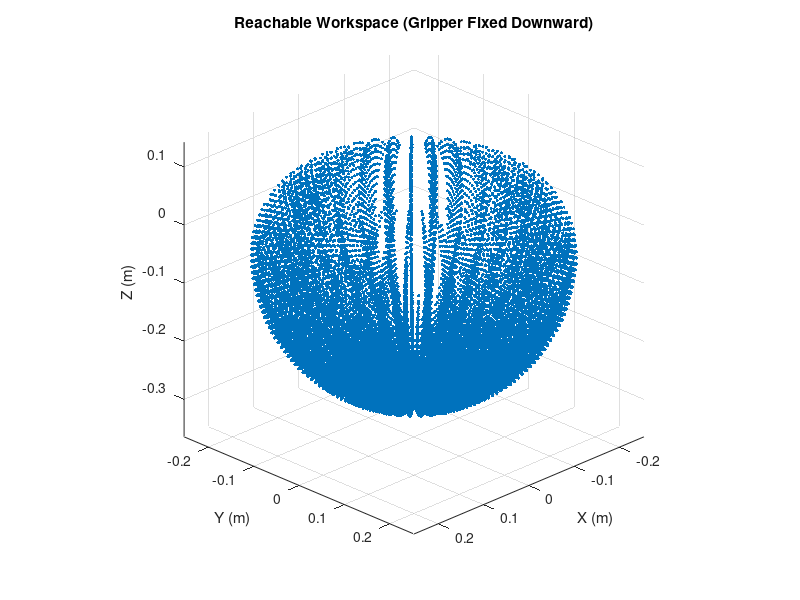
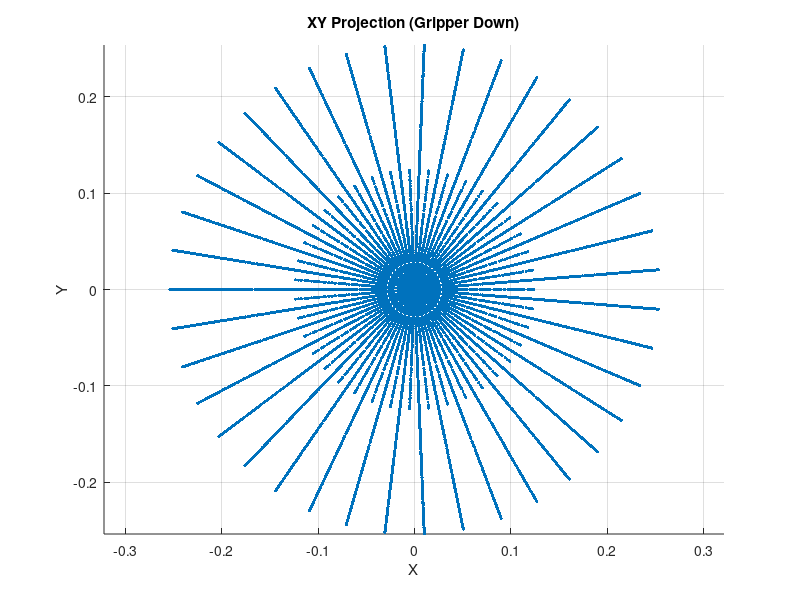

These figures' MATLAB source, in order:
clear; clc; close all;

%% Robot link lengths (OpenManipulator approx)
L1 = 0.077;   % base height
L2 = 0.130;   % link 2
L3 = 0.124;   % link 3
L4 = 0.126;   % gripper length

%% Joint limits (modify to match real limits)
theta1_range = linspace(-pi, pi, 40);
theta2_range = linspace(-pi/2, pi/2, 40);
theta3_range = linspace(-pi/2, pi/2, 40);

%% Storage
points = [];

%% Sweep joint space
for t1 = theta1_range
    for t2 = theta2_range
        for t3 = theta3_range
            
            % enforce downward gripper
            t4 = -pi/2 - t2 - t3;
            
            % optional: joint 4 limits check
            if t4 < -pi/2 || t4 > pi/2
                continue
            end
            
            % ---- Forward Kinematics ----
            
            % planar reach
            r = L2*cos(t2) + L3*cos(t2+t3) + L4*cos(t2+t3+t4);
            z = L1 ...
              + L2*sin(t2) ...
              + L3*sin(t2+t3) ...
              + L4*sin(t2+t3+t4);
            
            x = r*cos(t1);
            y = r*sin(t1);
            
            points = [points; x y z];
        end
    end
end

%% Plot reachable workspace
figure('Color','w')
scatter3(points(:,1), points(:,2), points(:,3), 5, 'filled')
axis equal
grid on
xlabel('X (m)')
ylabel('Y (m)')
zlabel('Z (m)')
title('Reachable Workspace (Gripper Fixed Downward)')
view(135,25)

figure
scatter(points(:,1), points(:,2), 5, 'filled')
axis equal
grid on
xlabel('X')
ylabel('Y')
title('XY Projection (Gripper Down)')
